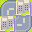

This is a level from a 2D game, rendered from its Tiled map with the project's own tilesets. A one-line summary and the complete map file follow:
An orthogonal 2x2 tile map with 16x16 px tiles, 1 tile layer (Tile Layer 1).

<map version="1.5" tiledversion="1.7.2" orientation="orthogonal" renderorder="right-down" width="2" height="2" tilewidth="16" tileheight="16" infinite="0" nextlayerid="2" nextobjectid="1">
 <tileset firstgid="1" name="aw2.png" tilewidth="16" tileheight="16" tilecount="512" columns="32">
  <image source="aw2.png" trans="ffffff" width="512" height="256" />
 </tileset>
 <layer id="1" name="Tile Layer 1" width="2" height="2">
  <data>
   <tile gid="66" />
   <tile gid="451" />
   <tile gid="451" />
   <tile gid="99" />
  </data>
 </layer>
</map>
